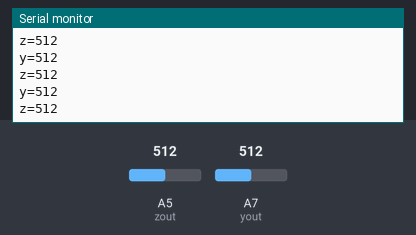
Simulated run of this sketch. Board: Arduino Nano, built with avr-gcc and run on an emulated ATmega328P. On the bench: the last lines printed to the serial monitor. The test bench sets the inputs (shaded band); at power-on: A5 (zout) = 512, A7 (yout) = 512. No radio packets arrive unless stated.

Above: at 1.2 s.
1.3 s: A5 (zout) set to 11
At 2.4 s:
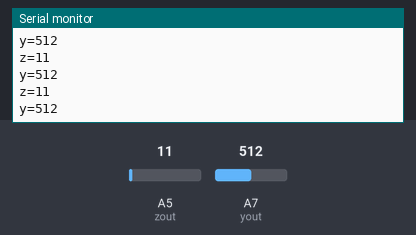
2.8 s: A5 (zout) set to 8
At 3.4 s:
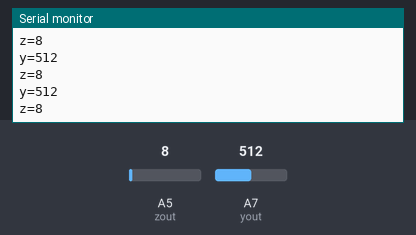
7.3 s: A7 (yout) set to 110
At 7.9 s:
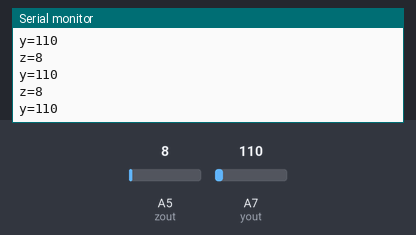
8.8 s: A7 (yout) set to 89
At 9.6 s:
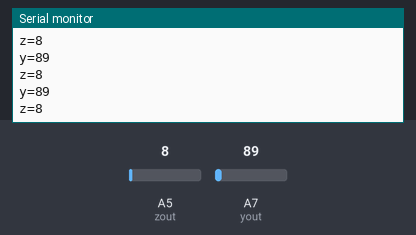
Timing chart, 0 to 11.8 s (numbered marks = the images above; inputs shaded):
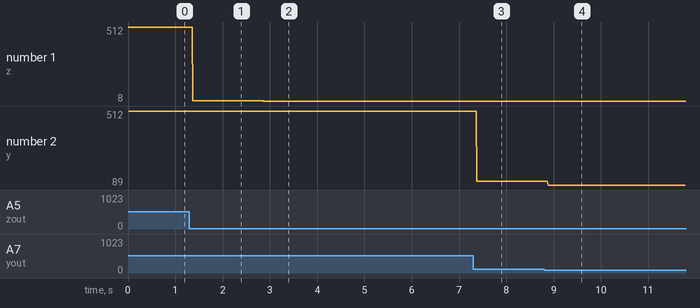

The sketch:

trans_trail_code.ino
```cpp
#include <nRF24L01.h>
#include <printf.h>
#include <RF24.h>
#include <RF24_config.h>
#include <SPI.h>

const int zout = A5; // communication with ADXL
const int yout = A7;
int out1=0;
int out2=0;
int data[2];
int z,y;// packet for data from x and y

RF24 radio(7,8);

const uint64_t pipe = 0xE8E8F0F0E1B4;

void setup() {
  // put your setup code here, to run once:

Serial.begin(9600);
radio.begin();
radio.openWritingPipe(pipe);
radio.setChannel(76);
radio.setPALevel(RF24_PA_MIN);

//pinMode(A5,INPUT);
//pinMode(A7,INPUT);

}

void loop() {
  // put your main code here, to run repeatedly:
z= analogRead(zout);
y= analogRead(yout);
Serial.print("z=");
Serial.println(z);
Serial.print("y=");
Serial.println(y);
data[0]= z;
data[1]= y;
radio.write(data,sizeof(data));


}
```

Measured:
- the behaviour switches between 10 and 9 on A5 (zout) (found by bisection; images 1 and 2)
- the behaviour switches between 100 and 99 on A7 (yout) (found by bisection; images 3 and 4)
- after the input at 1.3 s, the serial monitor: prints a new line after 0.07 s (image 1)
- after the input at 2.8 s, the serial monitor: prints a new line after 0.08 s (image 2)
- after the input at 7.3 s, the serial monitor: prints a new line after 0.07 s (image 3)
- after the input at 8.8 s, the serial monitor: prints a new line after 0.08 s (image 4)
- plotted number 1: 512 → 11 after the input at 1.3 s, 11 → 8 after the input at 2.8 s
- plotted number 2: 512 → 110 after the input at 7.3 s, 110 → 89 after the input at 8.8 s
